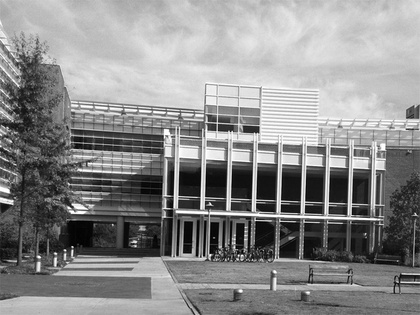
%> input picture src/CornerDetector_SIFT/RANSAC/transA.jpg, 420 x 315 px, shrunk from 640 x 480 before the run
$ octave p3_1.m   (GNU Octave 9; MATLAB toolbox functions it lacks are replaced by stand-ins)
%> lines starting %> are read from the running program, lines starting %| are printed output that depends on the picture; in (x1, y1, x2, y2) boxes, pixels count from 0 and x2, y2 are one past the last pixel; in counts of white or black regions, pixels touching at a corner belong together; the program's own positions count from 1
### src/CornerDetector_SIFT/RANSAC/find_matching.m
function [ka, kb] = find_matching(A,B)
[r,c] = size(A);
A = single(A);
[F_a, D_a] = find_feature(A);
B = single(B);
[F_b, D_b] = find_feature(B);
M = vl_ubcmatch(D_a,D_b);
N = size(M,2);
ka = zeros(2,N);
kb = ka;
for i = 1:N
    ka(:,i) = F_a(1:2,M(1,i));
    kb(:,i) = F_b(1:2,M(2,i));
end
end

### src/CornerDetector_SIFT/RANSAC/find_feature.m
function [F_out, D] = find_feature(A)
[r,c] = size(A);

%Prefilter the image
sigma = 0.5; %Lightly prefilter the image
A = imfilter(A,fspecial('gaussian',6*sigma,sigma));

%Find image gradient
[Ix, Iy] = imgradientxy(A);

%Find Harris Output
R_raw = harris_output(A);
R = harris_refine(R_raw);

%Compute the angle
Rot = zeros(r,c);
for i = 1:r
    for j = 1:c
        Rot(i,j) = atan2(Iy(i,j),Ix(i,j));
    end
end

%Find number of features
[rr cc] = find(R>0);
N = length(rr);

%Build feature matrix
f_in = ones(4,N);
for i = 1:N
    f_in(1,i) = cc(i);
    f_in(2,i) = rr(i);
    f_in(4,i) = Rot(rr(i),cc(i));
end

%Draw frame
A = single(A);
[F_out, D] = vl_sift(A, 'frames', f_in);
end

### src/CornerDetector_SIFT/RANSAC/harris_output.m
function R = harris_output(A)
[r,c] = size(A);
alpha = 0.05;
win_radi = 3; %Weight gaussian window radius
sigma = 0.5; %Lightly prefilter the image
%w = ones*(2*win_radi+1)/(2*win_radi+1);%Window weight function
w = fspecial('gaussian', 2*win_radi+1, win_radi/3);%Gaussian window weight function
R = zeros(r,c);

%Prefilter the image
A = imfilter(A,fspecial('gaussian',6*sigma,sigma));

%Find image gradient
[Ax,Ay] = imgradientxy(A);

%Find Harris Output
for i = 1+win_radi:r-win_radi
    for j = 1+win_radi:c-win_radi
        M = zeros(2,2);
        Ix = Ax(i-win_radi:i+win_radi,j-win_radi:j+win_radi);
        Iy = Ay(i-win_radi:i+win_radi,j-win_radi:j+win_radi);
        Ix2 = Ix.^2;
        Iy2 = Iy.^2;
        M(1,1) = sum(sum(w.*Ix2));
        M(1,2) = sum(sum(w.*Ix.*Iy));
        M(2,1) = M(1,2);
        M(2,2) = sum(sum(w.*Iy2));
        R(i,j) = det(M) - alpha*trace(M)^2;
    end
end
end

### src/CornerDetector_SIFT/RANSAC/harris_refine.m
function R_new = harris_refine(R_old)
R_new = R_old;
thresh = 0.1;
win_nms = 2; %Window for non-maximal-suppression
[r,c] = size(R_new);

for i = 1:r
    for j = 1:c
        if R_new(i,j) < thresh
            R_new(i,j) = 0;
        end
    end
end
for i = 1:r
    for j = 1:c
        if R_new(i,j) > 0
            if R_new(i,j) < max(max(R_new(i-win_nms:i+win_nms,j-win_nms:j+win_nms)))
                R_new(i,j) = 0;
            end
        end
    end
end
end

### src/CornerDetector_SIFT/RANSAC/p3_1.m
clear
clc

A = im2double(imread('transA.jpg'));
%> A: size 315x420 double; min 0, max 1, mean 0.545
B = im2double(imread('transB.jpg'));
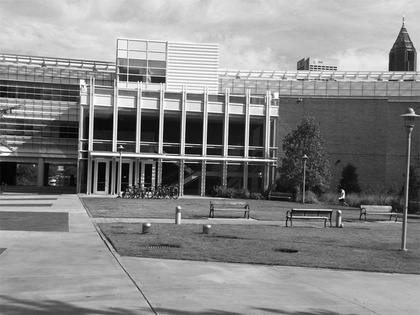
%> input picture src/CornerDetector_SIFT/RANSAC/transB.jpg, 420 x 315 px, shrunk from 640 x 480 before the run
%> B: size 315x420 double; min 0, max 1, mean 0.532

[r,c] = size(A);
%> r = 315; c = 420
[ka, kb] = find_matching(A,B);
%> in find_feature, `[Ix, Iy] = imgradientxy(A);`:
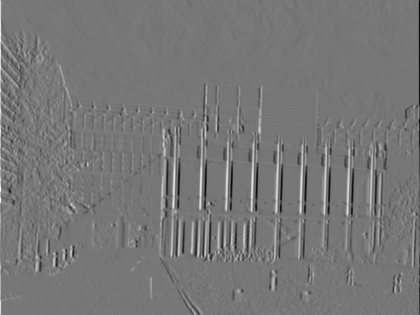
%> Ix: size 315x420 single; min -3.47, max 3.94, mean 0.000166; drawn with min black and max white
%> in find_feature, `[Ix, Iy] = imgradientxy(A);`:
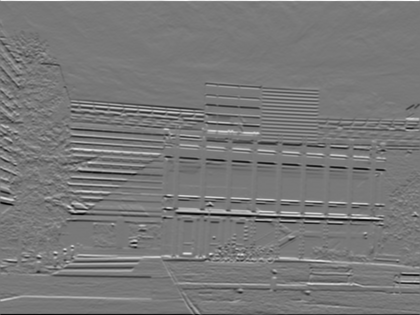
%> Iy: size 315x420 single; min -3.06, max 3.39, mean -0.00228; drawn with min black and max white
%> after the loop in harris_output, `for i = 1+win_radi:r-win_radi`:
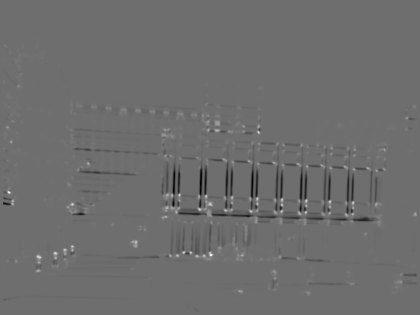
%> R: size 315x420 double; min -0.994, max 1.3, mean -0.00675; drawn with min black and max white
%> after the loop in harris_output, `for i = 1+win_radi:r-win_radi`: M = [0.0243 -0.00184; -0.00184 0.0411]
%> after the loop in harris_refine, `for i = 1:r`:
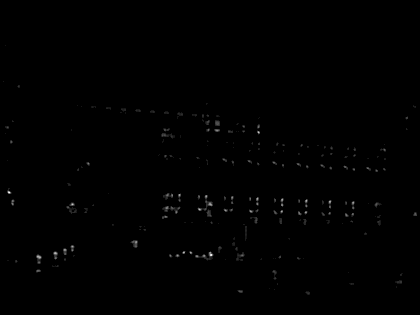
%> R_new: size 315x420 double; min 0, max 1.3, mean 0.00418; drawn with min black and max white
%> after the loop in harris_refine, `for i = 1:r`:
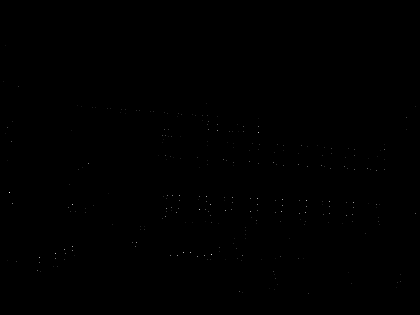
%> R_new: size 315x420 double; 1.51% of pixels changed, all inside (x1, y1, x2, y2) = (5, 85, 417, 295); drawn with min black and max white
%> after the loop in find_feature, `for i = 1:r`:
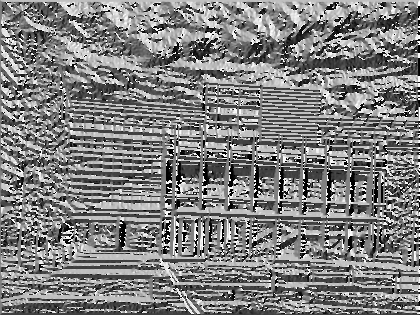
%> Rot: size 315x420 double; min -3.14, max 3.14, mean 0.0182; drawn with min black and max white
%> in find_feature, `[rr cc] = find(R>0);`: rr = 283 values from 46 to 294; cc = 283 values from 4 to 416
%> in find_feature, `N = length(rr);`: N = 283
%> after the loop in find_feature, `for i = 1:N`: f_in = 283 columns, first 8: [4 6 6 8 8 8 10 12; 82 46 134 128 161 261 193 142; 1 1 1 1 1 1 1 1; -1.77 0.00675 -2.44 1.72 2.88 0.424 -2.81 2.9]
%> the run ends on the next line
